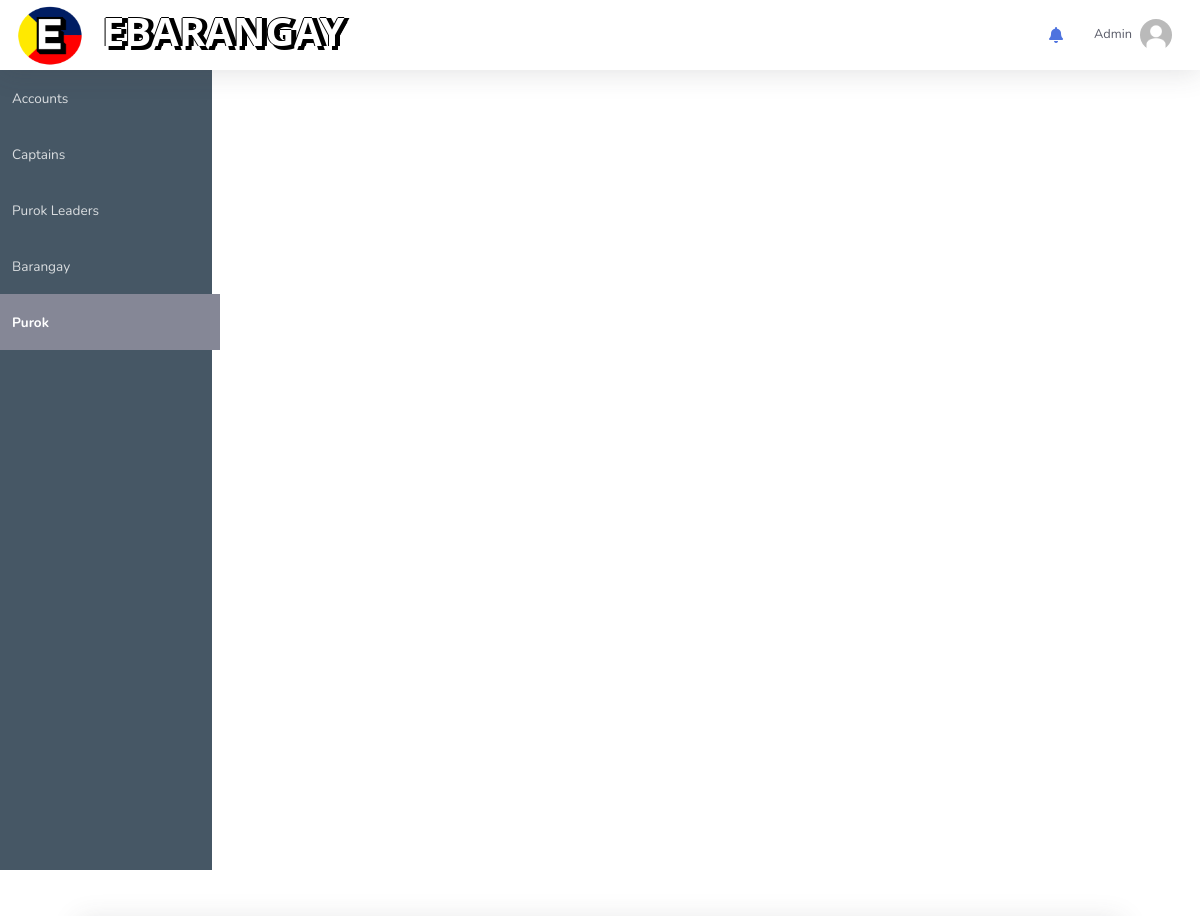
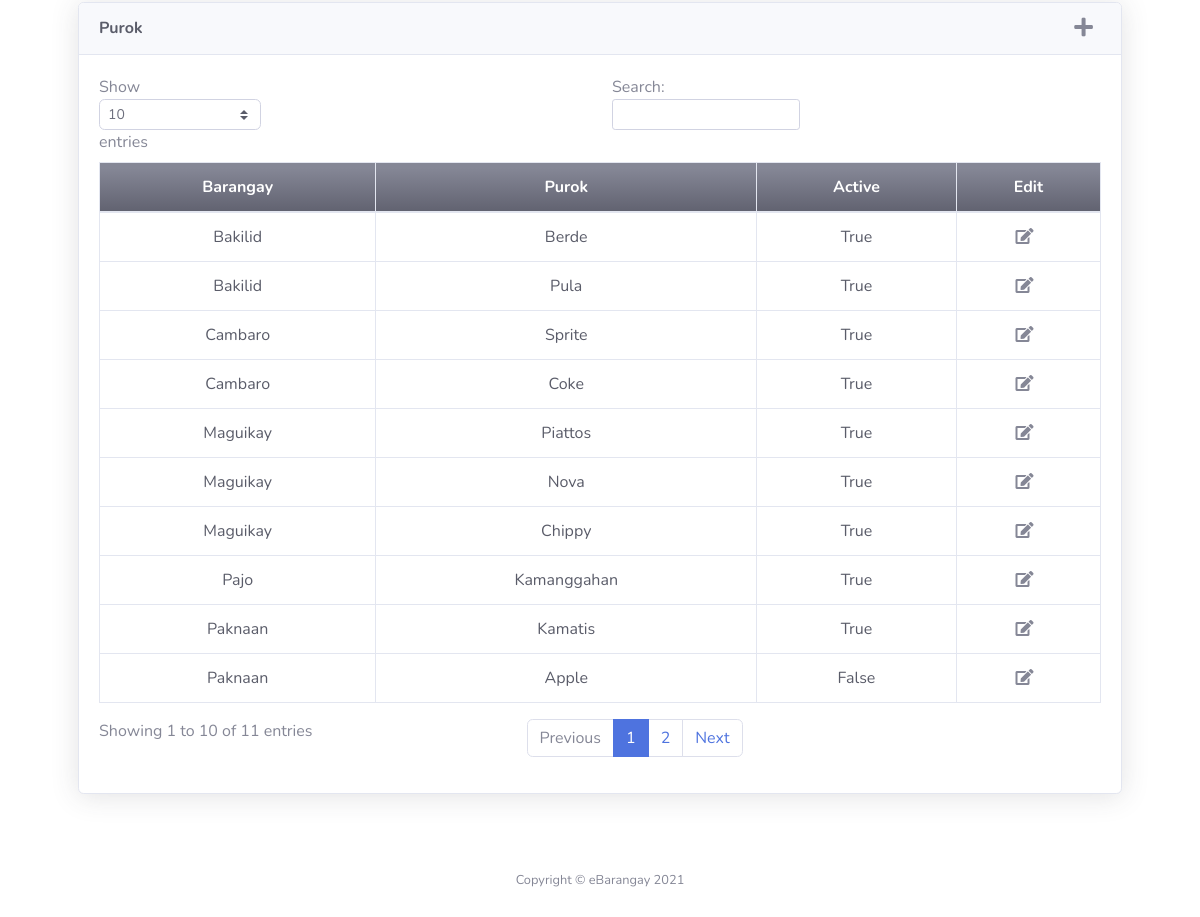
/purok.php (signed in), run on the app's committed database (2 pictures, top to bottom).
### tables this page shows
CREATE TABLE `purok` (
  `PurokID` int NOT NULL,
  `PurokName` varchar(20) NOT NULL,
  `BarangayName` varchar(20) NOT NULL,
  `Active` varchar(20) NOT NULL DEFAULT 'True'
);

### purok.php (the view, shortened to what this page needs)
<?php include_once "header.php" ?>
<div class="container p-4">
<div class="card shadow mb-4 m-4">
    <div class="card-header py-3 d-flex justify-content-between">
            <h6 class="m-0 font-weight-bold text-dark">Purok</h6>
            <a class="fas fa-plus fa-lg mr-2 text-gray-600 add_purok" href="javascript:void(0)"></a>
    </div>
    <div class="card-body" style="font-size: 100%">
        <div class="table-responsive">
            <table class="table table-bordered text-center text-dark"
                id="dataTable" width="100%" cellspacing="0" cellpadding="0">
                <thead>
                    <tr class="bg-gradient-secondary text-white">
                        <th scope="col">Barangay</th>
                        <th scope="col">Purok</th>
                        <th scope="col">Active</th>
                        <th scope="col">Edit</th>
                    </tr>
                </thead>
                <tbody>
                    <?php
                        $purok = $conn->query("SELECT * FROM purok");
                        while($row=$purok->fetch_assoc()):
                    ?>
                    <tr>
                        <td><?php echo $row["BarangayName"] ?></td>
                        <td><?php echo $row["PurokName"] ?></td>
                        <td><?php echo $row["Active"] ?></td>
                        <td>
                            <a class="fas fa-edit fa-md mr-2 text-gray-600 edit_purok" data-id="<?php echo $row['PurokID'] ?>" href="javascript:void(0)"></a>
                        </td>
                    </tr>
                    <?php endwhile; ?>
                </tbody>
            </table>
        </div>
    </div>
</div>
</div>
</div>
</div>
<?php include_once "footer.php" ?>

### data on the page
purok: BarangayName "Paknaan", PurokName "Kamatis", Active "True"
purok: BarangayName "Bakilid", PurokName "Berde", Active "True"
purok: BarangayName "Maguikay", PurokName "Piattos", Active "True"
purok: BarangayName "Bakilid", PurokName "Pula", Active "True"
purok: BarangayName "Maguikay", PurokName "Nova", Active "True"
purok: BarangayName "Maguikay", PurokName "Chippy", Active "True"
purok: BarangayName "Cambaro", PurokName "Sprite", Active "True"
purok: BarangayName "Cambaro", PurokName "Coke", Active "True"
purok: BarangayName "Paknaan", PurokName "Apple", Active "False"
purok: BarangayName "Pajo", PurokName "Kamanggahan", Active "True"
